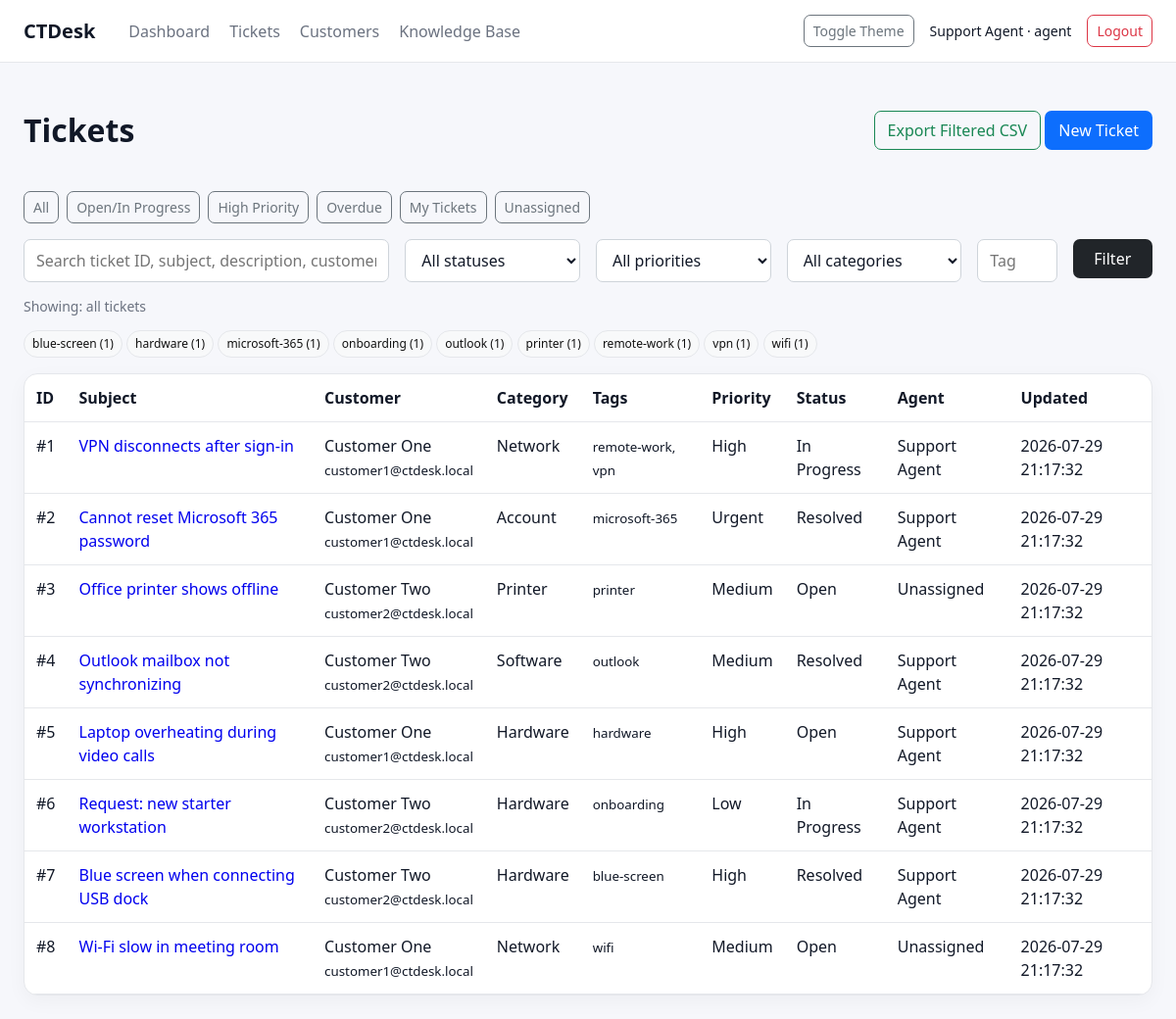
Page /tickets (signed in) on the committed database.
### tables this page shows
CREATE TABLE users (
        id INTEGER PRIMARY KEY AUTOINCREMENT,
        name TEXT NOT NULL,
        email TEXT NOT NULL UNIQUE,
        password_hash TEXT NOT NULL,
        role TEXT NOT NULL CHECK(role IN ('admin', 'agent', 'customer')),
        created_at TEXT NOT NULL
    );

CREATE TABLE ticket_tags (
        id INTEGER PRIMARY KEY AUTOINCREMENT,
        ticket_id INTEGER NOT NULL,
        tag TEXT NOT NULL,
        FOREIGN KEY(ticket_id) REFERENCES tickets(id),
        UNIQUE(ticket_id, tag)
    );

CREATE TABLE tickets (
        id INTEGER PRIMARY KEY AUTOINCREMENT,
        subject TEXT NOT NULL,
        description TEXT NOT NULL,
        category TEXT NOT NULL,
        priority TEXT NOT NULL CHECK(priority IN ('Unclassified', 'Low', 'Medium', 'High', 'Urgent')),
        status TEXT NOT NULL CHECK(status IN ('Open', 'In Progress', 'Resolved', 'Closed')),
        customer_id INTEGER NOT NULL,
        assigned_to INTEGER,
        created_by INTEGER NOT NULL,
        created_at TEXT NOT NULL,
        updated_at TEXT NOT NULL,
        sla_due_at TEXT,
        resolved_at TEXT,
        device_name TEXT,
        asset_tag TEXT,
        operating_system TEXT,
        location TEXT,
        support_channel TEXT,
        troubleshooting TEXT,
        root_cause TEXT,
        resolution TEXT,
        resolution_code TEXT,
        escalation_reason TEXT,
        FOREIGN KEY(customer_id) REFERENCES customers(id),
        FOREIGN KEY(assigned_to) REFERENCES users(id),
        FOREIGN KEY(created_by) REFERENCES users(id)
    );

### routes/tickets.py (the view)
@app.route("/tickets")
@login_required
def tickets():
    q = request.args.get("q", "").strip()
    status = request.args.get("status", "").strip()
    priority = request.args.get("priority", "").strip()
    category = request.args.get("category", "").strip()
    tag = request.args.get("tag", "").strip().lower()
    quick = request.args.get("quick", "").strip()
    query = """
        SELECT t.*, c.name AS customer_name, c.email AS customer_email, u.name AS agent_name,
               GROUP_CONCAT(tt.tag, ', ') AS tags
        FROM tickets t
        JOIN customers c ON c.id = t.customer_id
        LEFT JOIN users u ON u.id = t.assigned_to
        LEFT JOIN ticket_tags tt ON tt.ticket_id = t.id
        WHERE 1=1
    """
    params = []
    if session.get("role") == "customer":
        query += " AND t.customer_id = ?"
        params.append(session.get("customer_id"))
    if q:
        query += " AND (CAST(t.id AS TEXT) LIKE ? OR t.subject LIKE ? OR t.description LIKE ? OR c.name LIKE ? OR c.email LIKE ?)"
        like = f"%{q}%"
        params.extend([like, like, like, like, like])
    if status:
        query += " AND t.status = ?"
        params.append(status)
    if priority:
        query += " AND t.priority = ?"
        params.append(priority)
    if category:
        query += " AND t.category = ?"
        params.append(category)
    if tag:
        query += " AND EXISTS (SELECT 1 FROM ticket_tags x WHERE x.ticket_id = t.id AND x.tag = ?)"
        params.append(tag)
    if quick == "my" and session.get("role") in ("admin", "agent"):
        query += " AND t.assigned_to = ?"
        params.append(session.get("user_id"))
    elif quick == "high":
        query += " AND t.priority IN ('High', 'Urgent')"
    elif quick == "overdue":
        query += " AND t.status NOT IN ('Resolved', 'Closed') AND t.sla_due_at < ?"
        params.append(now())
    elif quick == "unassigned" and session.get("role") in ("admin", "agent"):
        query += " AND t.assigned_to IS NULL"
    elif quick == "open":
        query += " AND t.status IN ('Open', 'In Progress')"
    query += " GROUP BY t.id ORDER BY t.updated_at DESC"
    conn = db()
    rows = conn.execute(query, params).fetchall()
    categories = conn.execute("SELECT DISTINCT category FROM tickets ORDER BY category").fetchall()
    tags = conn.execute("SELECT tag, COUNT(*) AS count FROM ticket_tags GROUP BY tag ORDER BY count DESC, tag LIMIT 20").fetchall()
    conn.close()
    return render_template(
        "tickets.html", tickets=rows, q=q, status=status, priority=priority,
        category=category, tag=tag, quick=quick, categories=categories, tags=tags,
        filter_label=filter_label(q, status, priority, category, tag, quick)
    )

### app.py (called while the page is built)
@app.context_processor
def inject_user():
    return {"current_user": session}

### app_core.py (called while the page is built)
@app.before_request
def csrf_protection():
    if "_csrf_token" not in session:
        session["_csrf_token"] = secrets.token_urlsafe(24)
    if request.method == "POST" and request.form.get("_csrf_token") != session["_csrf_token"]:
        abort(400, description="Invalid or missing form security token.")

@app.context_processor
def inject_csrf_token():
    return {"csrf_token": session.get("_csrf_token", "")}

### helpers.py (called while the page is built)
def db():
    conn = sqlite3.connect(DB_NAME)
    conn.row_factory = sqlite3.Row
    return conn

def filter_label(q, status, priority, category, tag, quick):
    active = []
    if q:
        active.append(f"search: {q}")
    if status:
        active.append(f"status: {status}")
    if priority:
        active.append(f"priority: {priority}")
    if category:
        active.append(f"category: {category}")
    if tag:
        active.append(f"tag: {tag}")
    if quick:
        active.append(f"quick: {quick}")
    return ", ".join(active) if active else "all tickets"

def login_required(fn):
    @wraps(fn)
    def wrapper(*args, **kwargs):
        if "user_id" not in session:
            return redirect(url_for("login"))
        return fn(*args, **kwargs)
    return wrapper

### templates/tickets.html (shortened to what this page needs)
{% extends "base.html" %}
{% block content %}
<div class="d-flex justify-content-between align-items-center mb-3">
    <h1>Tickets</h1>
    <div>
        <a class="btn btn-outline-success" href="{{ url_for('export_tickets', q=q, status=status, priority=priority, category=category, tag=tag, quick=quick) }}">Export Filtered CSV</a>
        <a class="btn btn-primary" href="{{ url_for('create_ticket') }}">New Ticket</a>
    </div>
</div>
<div class="mb-3 d-flex flex-wrap gap-2">
    <a class="btn btn-sm btn-outline-secondary" href="{{ url_for('tickets') }}">All</a>
    <a class="btn btn-sm btn-outline-secondary" href="{{ url_for('tickets', quick='open') }}">Open/In Progress</a>
    <a class="btn btn-sm btn-outline-secondary" href="{{ url_for('tickets', quick='high') }}">High Priority</a>
    <a class="btn btn-sm btn-outline-secondary" href="{{ url_for('tickets', quick='overdue') }}">Overdue</a>
    {% if current_user.get('role') in ['admin', 'agent'] %}
    <a class="btn btn-sm btn-outline-secondary" href="{{ url_for('tickets', quick='my') }}">My Tickets</a>
    <a class="btn btn-sm btn-outline-secondary" href="{{ url_for('tickets', quick='unassigned') }}">Unassigned</a>
    {% endif %}
</div>
<form class="row g-2 mb-3">
    <div class="col-md-4"><input class="form-control" name="q" placeholder="Search ticket ID, subject, description, customer..." value="{{ q }}"></div>
    <div class="col-md-2">
        <select class="form-select" name="status">
            <option value="">All statuses</option>
        </select>
    </div>
    <div class="col-md-2">
        <select class="form-select" name="priority">
            <option value="">All priorities</option>
        </select>
    </div>
    <div class="col-md-2">
        <select class="form-select" name="category">
            <option value="">All categories</option>
        </select>
    </div>
    <div class="col-md-1"><input class="form-control" name="tag" placeholder="Tag" value="{{ tag }}"></div>
    <div class="col-md-1"><button class="btn btn-dark w-100">Filter</button></div>
</form>
<p class="text-muted small">Showing: {{ filter_label }}</p>
{% if tags %}
<div class="mb-3">
    {% for t in tags %}
    <a class="badge rounded-pill text-bg-light border" href="{{ url_for('tickets', tag=t.tag) }}">{{ t.tag }} ({{ t.count }})</a>
    {% endfor %}
</div>
{% endif %}
<div class="card table-responsive">
<table class="table table-hover mb-0">
    <tr><th>ID</th><th>Subject</th><th>Customer</th><th>Category</th><th>Tags</th><th>Priority</th><th>Status</th><th>Agent</th><th>Updated</th></tr>
    {% for t in tickets %}
    <tr>
        <td>#{{ t.id }}</td>
        <td><a href="{{ url_for('ticket_detail', ticket_id=t.id) }}">{{ t.subject }}</a></td>
        <td>{{ t.customer_name }}<br><small>{{ t.customer_email }}</small></td>
        <td>{{ t.category }}</td>
        <td><small>{{ t.tags or "—" }}</small></td>
        <td>{{ t.priority }}</td>
        <td>{{ t.status }}</td>
        <td>{{ t.agent_name or "Unassigned" }}</td>
        <td>{{ t.updated_at }}</td>
    </tr>
    {% else %}
    <tr><td colspan="9" class="text-muted text-center p-4">No tickets found.</td></tr>
    {% endfor %}
</table>
</div>
{% endblock %}

### templates/base.html (shortened to what this page needs)
<!doctype html>
<html lang="en" data-theme="light">
<head>
    <link href="{{ url_for('static', filename='style.css') }}" rel="stylesheet">
</head>
<body>
<nav class="navbar navbar-expand-lg border-bottom">
    <div class="container-fluid">
        <a class="navbar-brand fw-bold" href="{{ url_for('dashboard') }}">CTDesk</a>
        {% if current_user.get('user_id') %}
        <div class="navbar-nav">
            <a class="nav-link" href="{{ url_for('dashboard') }}">Dashboard</a>
            <a class="nav-link" href="{{ url_for('tickets') }}">Tickets</a>
            {% if current_user.get('role') in ['admin', 'agent'] %}
            <a class="nav-link" href="{{ url_for('customers') }}">Customers</a>
            <a class="nav-link" href="{{ url_for('knowledge_base') }}">Knowledge Base</a>
            {% endif %}
        </div>
        <div class="ms-auto d-flex align-items-center gap-3">
            <button class="btn btn-sm btn-outline-secondary" onclick="toggleTheme()">Toggle Theme</button>
            <span class="small">{{ current_user.get('name') }} · {{ current_user.get('role') }}</span>
            <a class="btn btn-sm btn-outline-danger" href="{{ url_for('logout') }}">Logout</a>
        </div>
        {% endif %}
    </div>
</nav>
<main class="container-fluid p-4">
    {% block content %}{% endblock %}
</main>
</body>
</html>

### static/style.css (style rules this page uses)
:root { --bg: #f6f7fb; --card: #ffffff; --text: #111827; --muted: #6b7280; --border: #e5e7eb; }
* { box-sizing: border-box; }
body { margin: 0; font-family: system-ui, -apple-system, "Segoe UI", sans-serif; line-height: 1.5; }
.container-fluid { width: 100%; padding-left: 24px; padding-right: 24px; }
.navbar, .navbar .container-fluid, .navbar-nav, .d-flex { display: flex; }
.navbar { min-height: 64px; align-items: center; }
.navbar .container-fluid, .align-items-center { align-items: center; }
.navbar-brand { color: var(--text); font-size: 20px; margin-right: 24px; }
.nav-link { color: var(--muted); padding: 8px 10px; }
.ms-auto { margin-left: auto; }
.mb-0 { margin-bottom: 0; }
.mb-3 { margin-bottom: 16px; }
.p-4 { padding: 24px; }
.gap-2 { gap: 8px; }
.gap-3 { gap: 16px; }
.w-100 { width: 100%; }
.fw-bold { font-weight: 700; }
.small { font-size: 14px; }
.text-muted { color: var(--muted) !important; }
.justify-content-between { justify-content: space-between; }
.flex-wrap { flex-wrap: wrap; }
.row { display: flex; flex-wrap: wrap; margin: -8px; }
.row > * { padding: 8px; }
.col-md-1 { width: 8.333%; }
.col-md-2 { width: 16.666%; }
.col-md-4 { width: 33.333%; }
.btn { display: inline-block; padding: 7px 13px; border: 1px solid transparent; border-radius: 7px; background: transparent; color: var(--text); cursor: pointer; font: inherit; }
.btn-sm { padding: 5px 9px; font-size: 14px; }
.btn-primary, .btn-success, .btn-dark { color: #fff; }
.btn-primary { background: #0d6efd; }
.btn-dark { background: #212529; }
.btn-outline-success { border-color: #198754; color: #198754; }
.btn-outline-secondary { border-color: #6c757d; color: #6c757d; }
.btn-outline-danger { border-color: #dc3545; color: #dc3545; }
.form-control, .form-select { display: block; width: 100%; padding: 9px 12px; border: 1px solid #ced4da; border-radius: 7px; background: var(--card); color: var(--text); font: inherit; }
.table-responsive { overflow-x: auto; }
.table { width: 100%; border-collapse: collapse; }
.table th, .table td { padding: 12px; text-align: left; border-bottom: 1px solid var(--border); vertical-align: top; }
.badge { display: inline-block; padding: 4px 8px; border-radius: 6px; font-size: 12px; }
.rounded-pill { border-radius: 999px; }
.text-bg-light { background: #f8f9fa; color: #111; }
.border, .border-bottom, .border-top { border-color: var(--border) !important; }
.border { border: 1px solid var(--border); }
.border-bottom { border-bottom: 1px solid var(--border); }
body { background: var(--bg); color: var(--text); }
.navbar, .card, .login-card, .stat-card { background: var(--card); border-color: var(--border) !important; }
.card, .login-card, .stat-card { border: 1px solid var(--border); border-radius: 14px; box-shadow: 0 6px 20px rgba(0,0,0,0.04); }
.table { color: var(--text); }
a { text-decoration: none; }

### rows in the picture
users: get "Support Agent", get "agent"
ticket_tags: tag "blue-screen", count "1"
ticket_tags: tag "microsoft-365", count "1"
ticket_tags: tag "onboarding", count "1"
ticket_tags: tag "outlook", count "1"
ticket_tags: tag "remote-work", count "1"
ticket_tags: tag "vpn", count "1"
ticket_tags: tag "wifi", count "1"
tickets: id "1", subject "VPN disconnects after sign-in", customer_name "Customer One", customer_email "customer1@ctdesk.local", category "Network", tags "remote-work, vpn", priority "High", status "In Progress", agent_name "Support Agent", updated_at "2026-07-29 21:17:32"
tickets: id "2", subject "Cannot reset Microsoft 365 password", customer_name "Customer One", customer_email "customer1@ctdesk.local", category "Account", tags "microsoft-365", priority "Urgent", status "Resolved", agent_name "Support Agent", updated_at "2026-07-29 21:17:32"
tickets: id "3", subject "Office printer shows offline", customer_name "Customer Two", customer_email "customer2@ctdesk.local", category "Printer", category "printer", priority "Medium", status "Open", agent_name "Unassigned", updated_at "2026-07-29 21:17:32"
tickets: id "4", subject "Outlook mailbox not synchronizing", customer_name "Customer Two", customer_email "customer2@ctdesk.local", category "Software", tags "outlook", priority "Medium", status "Resolved", agent_name "Support Agent", updated_at "2026-07-29 21:17:32"
tickets: id "5", subject "Laptop overheating during video calls", customer_name "Customer One", customer_email "customer1@ctdesk.local", category "Hardware", category "hardware", priority "High", status "Open", agent_name "Support Agent", updated_at "2026-07-29 21:17:32"
tickets: id "6", subject "Request: new starter workstation", customer_name "Customer Two", customer_email "customer2@ctdesk.local", category "Hardware", tags "onboarding", priority "Low", status "In Progress", agent_name "Support Agent", updated_at "2026-07-29 21:17:32"
tickets: id "7", subject "Blue screen when connecting USB dock", customer_name "Customer Two", customer_email "customer2@ctdesk.local", category "Hardware", tags "blue-screen", priority "High", status "Resolved", agent_name "Support Agent", updated_at "2026-07-29 21:17:32"
tickets: id "8", subject "Wi-Fi slow in meeting room", customer_name "Customer One", customer_email "customer1@ctdesk.local", category "Network", tags "wifi", priority "Medium", status "Open", agent_name "Unassigned", updated_at "2026-07-29 21:17:32"

### other values in the picture
{{ filter_label }} "all tickets"
{{ t.tag }} "hardware" "printer"
{{ t.count }} "1" "1"
